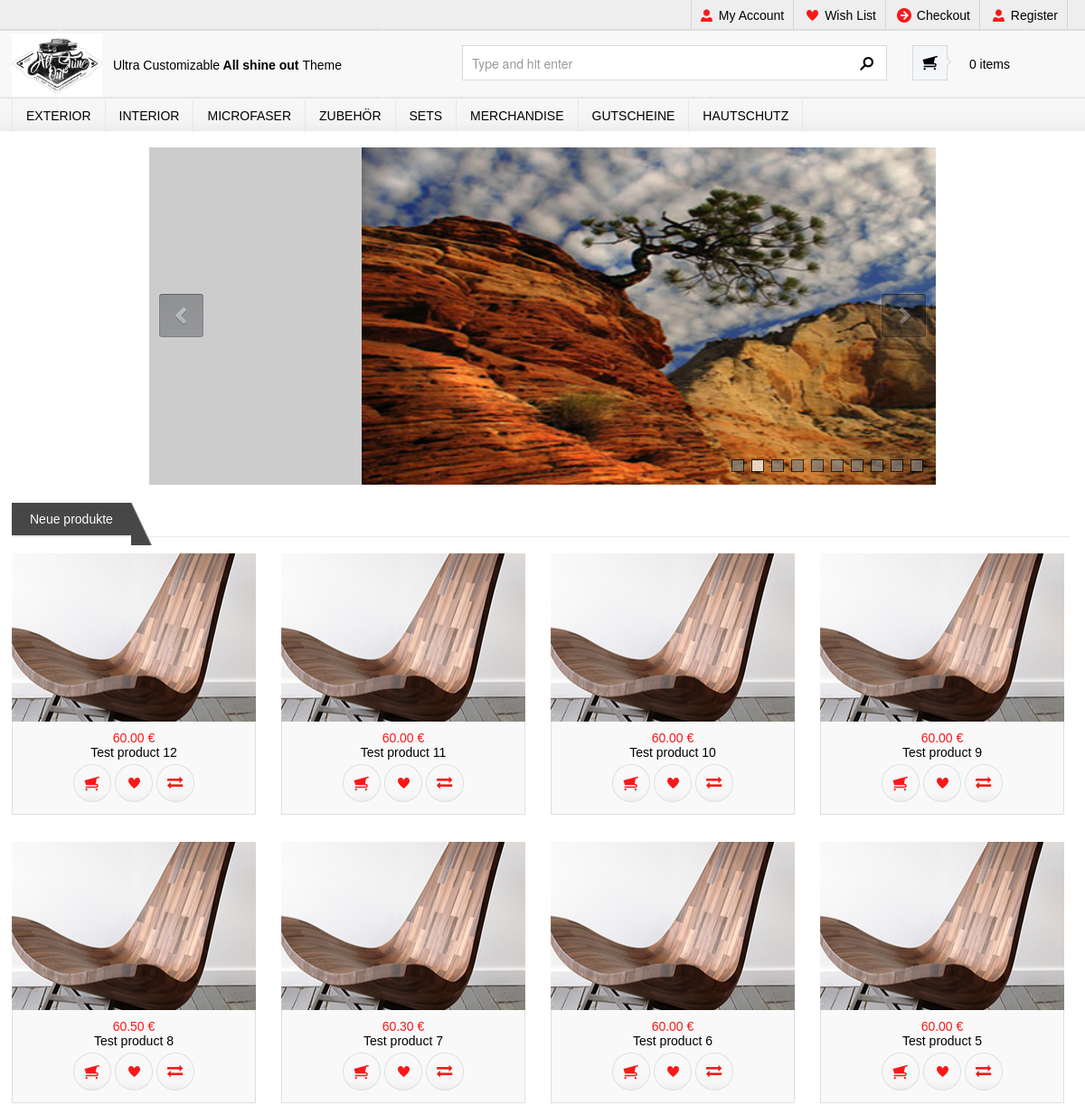
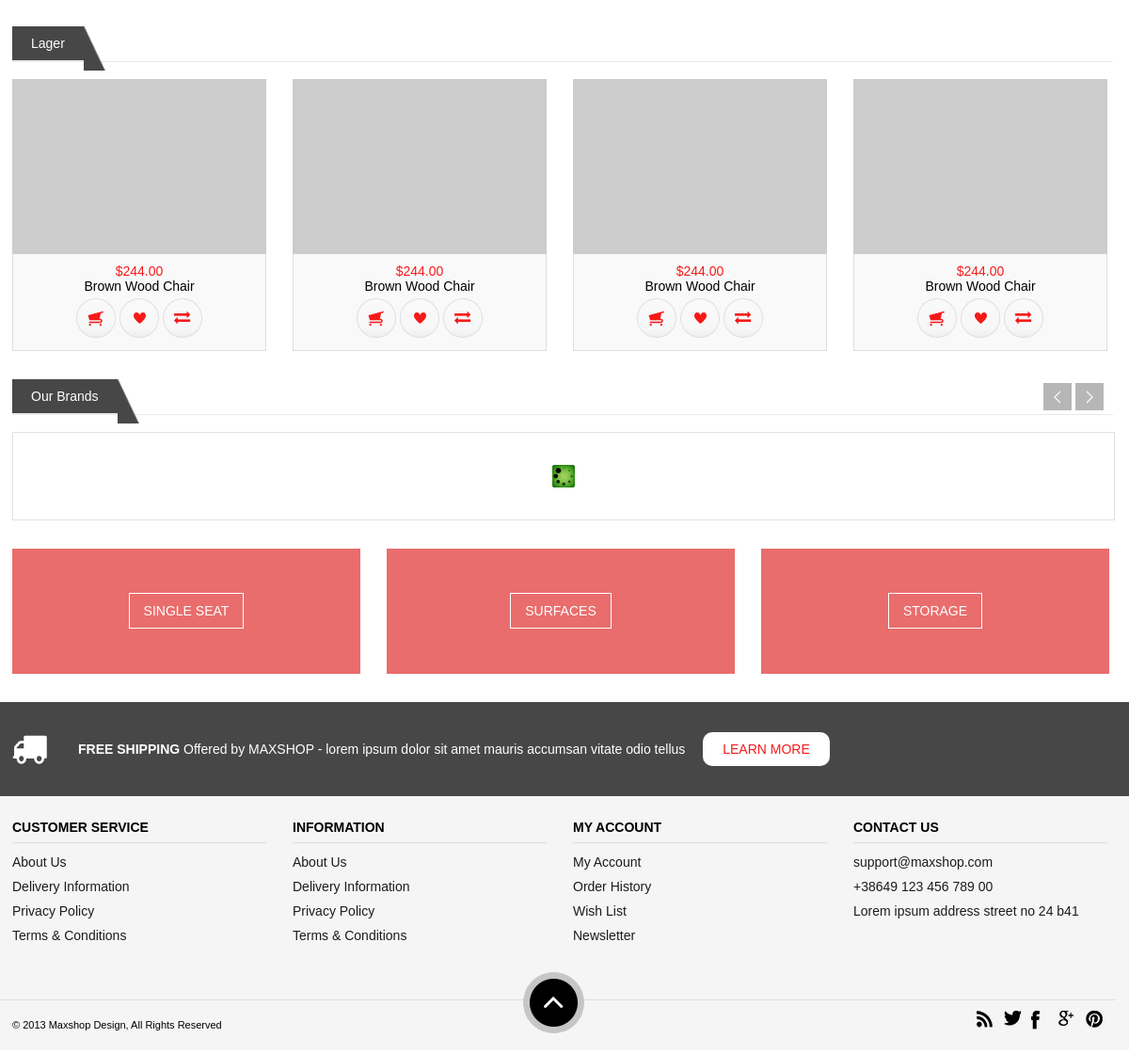
The page / on the database its author committed (2 pictures, top to bottom).
### tables this page shows
CREATE TABLE IF NOT EXISTS `navigation` (
  `ID` int(10) unsigned NOT NULL AUTO_INCREMENT,
  `name` varchar(250) NOT NULL,
  `link` varchar(250) NOT NULL,
  `sort` int(10) unsigned NOT NULL,
  `parent` int(11) NOT NULL DEFAULT '0',
  `subparent` tinyint(1) NOT NULL DEFAULT '0',
  `id_parent` int(11) NOT NULL DEFAULT '0',
  `id_subparent` int(11) NOT NULL DEFAULT '0',
  PRIMARY KEY (`ID`)
);

CREATE TABLE IF NOT EXISTS `images` (
  `ID` int(10) unsigned NOT NULL AUTO_INCREMENT,
  `product_id` int(11) NOT NULL,
  `image_name` varchar(250) NOT NULL,
  PRIMARY KEY (`ID`)
);

CREATE TABLE IF NOT EXISTS `products` (
  `ID` int(10) unsigned NOT NULL AUTO_INCREMENT,
  `product_name` varchar(250) NOT NULL,
  `product_description` text NOT NULL,
  `product_price` decimal(20,2) NOT NULL,
  `product_category` int(11) NOT NULL,
  `product_subcategory` int(11) NOT NULL,
  `product_sub_subcategory` int(11) NOT NULL,
  PRIMARY KEY (`ID`)
);

### views/indexView.php (the view, shortened to what the rows shown need)
<div class="product_wrap">
     <div class="container">
         <div class="row heading-wrap">
             <div class="span12 heading">
                 <h2>Neue produkte <span></span></h2>
             </div>
         </div>
         <div class="row">
              <?php foreach($latestProducts as $product){?>
                     <div class="span3 product">
                         <div>
                             <figure>
                                 <a href="#"><img src="<?=_WEB_PATH?>views/images/products_gallery/thumbnail/<?=$product->image_name?>" alt=""></a>
                             </figure>
                             <div class="detail">
                                 <span><?=$product->product_price?> €</span>
                                 <a href="<?=_WEB_PATH?>products/singleProduct/<?=$product->ID?>/<?=$product->product_name_url?>"><h4><?=$product->product_name?></h4></a>
                                 <div class="icon">
                                     <a href="#" class="add-to-cart one tooltip" data-id="<?=$product->ID?>" data-price="<?=$product->product_price?>" data-name="<?=$product->product_name?>" data-img="<?=$product->image_name?>" data-quantity="1" title="Add to wish list"></a>
                                     <a href="#" class="two tooltip " title="Add to cart"></a>
                                     <a href="#" class="three tooltip" title="Add to compare"></a>
                                 </div>
                             </div>
                         </div>
                     </div>
                 <?php } ?>
         </div>
             <div class="row heading-wrap">
                 <div class="span12 heading">
                     <h2>Lager <span></span></h2>
                 </div>
             </div>
     </div>
 </div>
 <div class="clients-wrap">
     <div class="container">
         <div class="row heading-wrap">
             <div class="span12 heading">
                 <h2>Our Brands <span></span></h2>
             </div>
         </div>
     </div>
 </div>

### classes/Navigation.php (shortened to what the rows shown need)
<?php
class Navigation extends baseController{
    public function renderNav() {
            $navigationModel = $this->models['navigation'];
            $parents = $navigationModel->getAll('*', 'WHERE parent = 1');
            $string = '';
             foreach($parents as $parent){
                 $string .="<li>
                <a href='"._WEB_PATH."products/allProductsByCategory/".$parent->ID."/1/".$this->url_friendly($parent->name)."'>{$parent->name}</a>";
                 $children = $navigationModel->getAll('*', 'WHERE id_parent ='.$parent->ID);
                 if(count($children) > 0){
                   $string .='<ul class="clearfix sub-menu menu-three">';
                   $string .='<li class="clearfix">';
                   $string .='<div class="links">';
                   $i = 0;
                   foreach ($children as $child){
                    if($i%7 == 0) $string .='<p>';
                       if($child->id_subparent > 0){
                           $string .='<a href="'._WEB_PATH."products/allProductsSubCatChild/".$child->ID."/".$child->id_subparent."/".$child->id_parent."/1/".$this->url_friendly($child->name).'" style="text-transform: capitalize;"> >'. $child->name.'</a>';
                       }else
                            $string .="<a href='"._WEB_PATH."products/allProductsBySubCategory/".$child->ID."/".$child->id_parent."/1/".$this->url_friendly($child->name)."'>".$child->name."</a>";
                       $i++;
                   }
                   $string .='</div>';
                   $string .='</li></ul>';
                }
                $string .="</li>";
             }
             return $string;
        }
}

### rows shown on the page
navigation: name "EXTERIOR"
navigation: name "INTERIOR"
navigation: name "MICROFASER"
navigation: name "ZUBEHÖR"
navigation: name "SETS"
navigation: name "MERCHANDISE"
navigation: name "GUTSCHEINE"
navigation: name "HAUTSCHUTZ"
images: image_name (picture), product.product_price "60.00", product.product_name "Test product 12"
images: image_name (picture), product.product_price "60.00", product.product_name "Test product 11"
images: image_name (picture), product.product_price "60.00", product.product_name "Test product 10"
images: image_name (picture), product.product_price "60.00", product.product_name "Test product 9"
images: image_name (picture), product.product_price "60.50", product.product_name "Test product 8"
images: image_name (picture), product.product_price "60.30", product.product_name "Test product 7"
images: image_name (picture), product.product_price "60.00", product.product_name "Test product 6"
images: image_name (picture), product.product_price "60.00", product.product_name "Test product 5"
